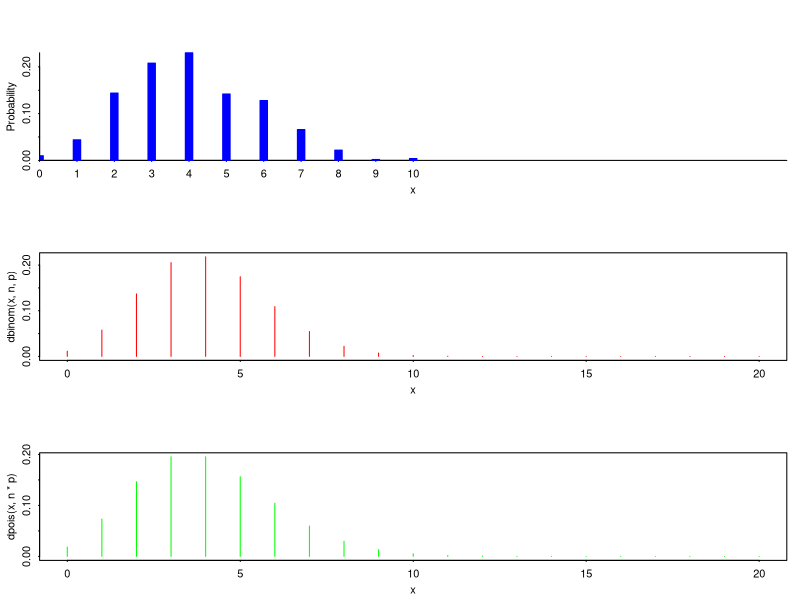
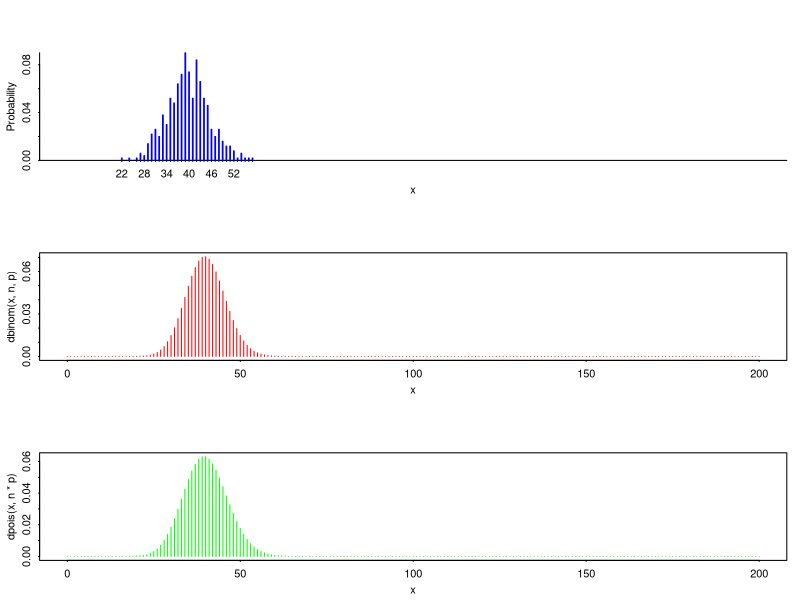
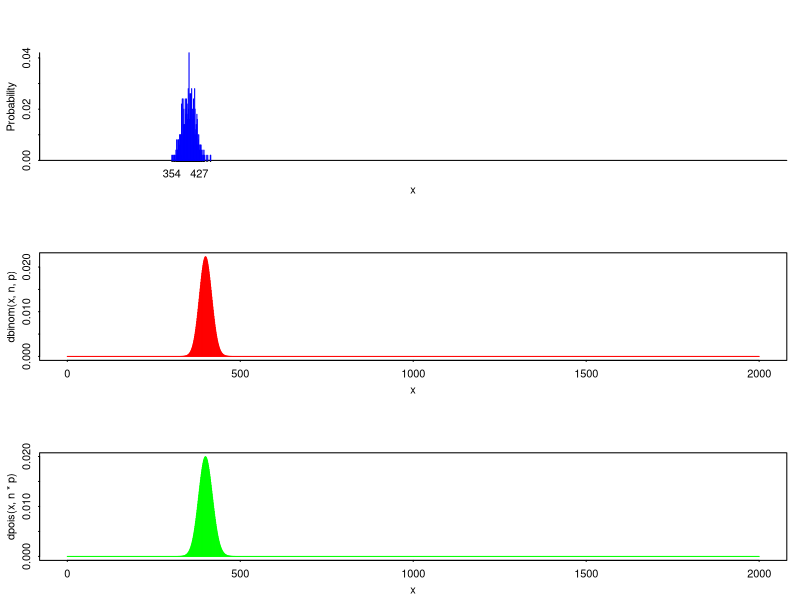
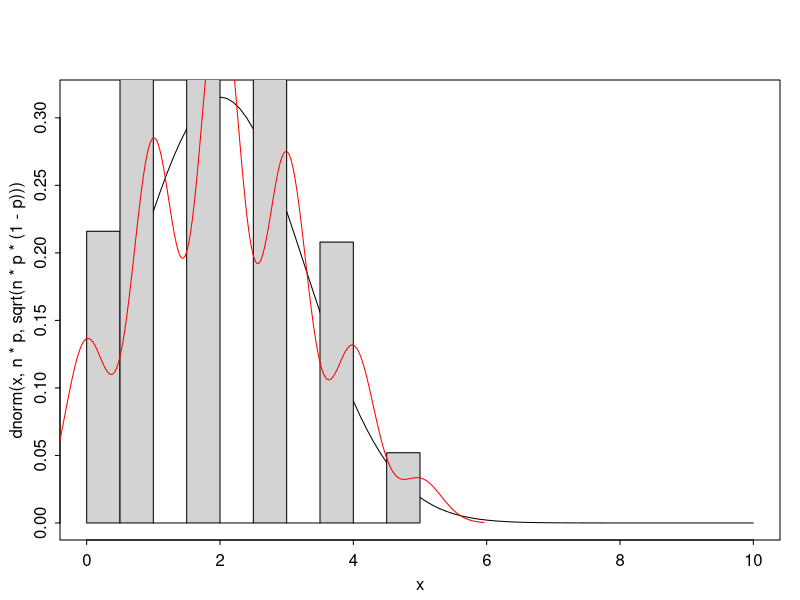
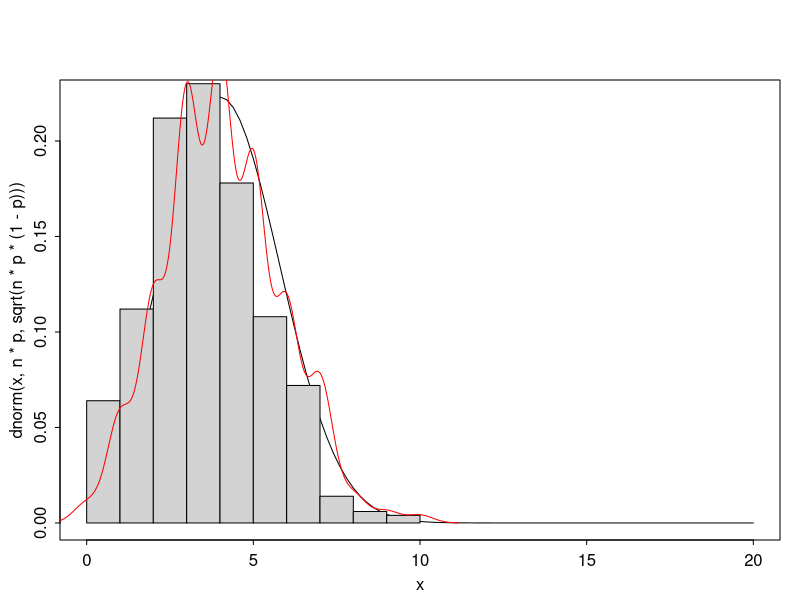
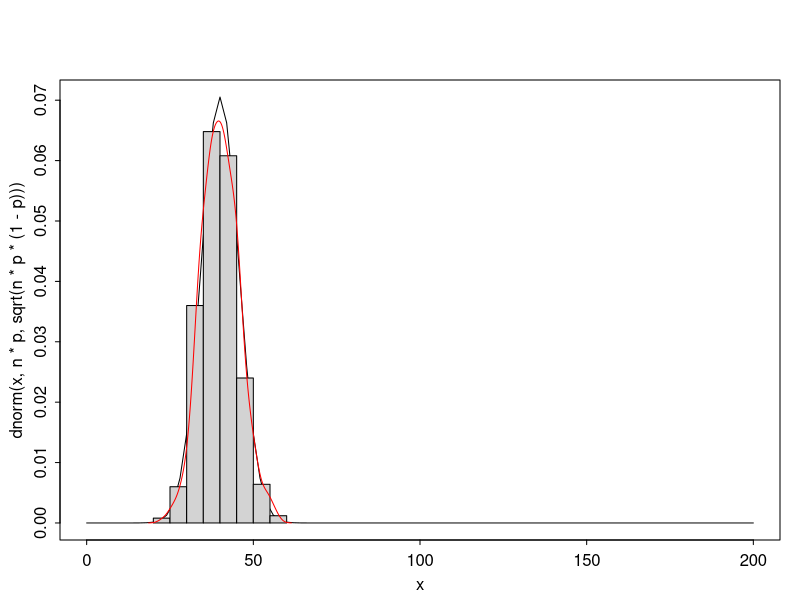
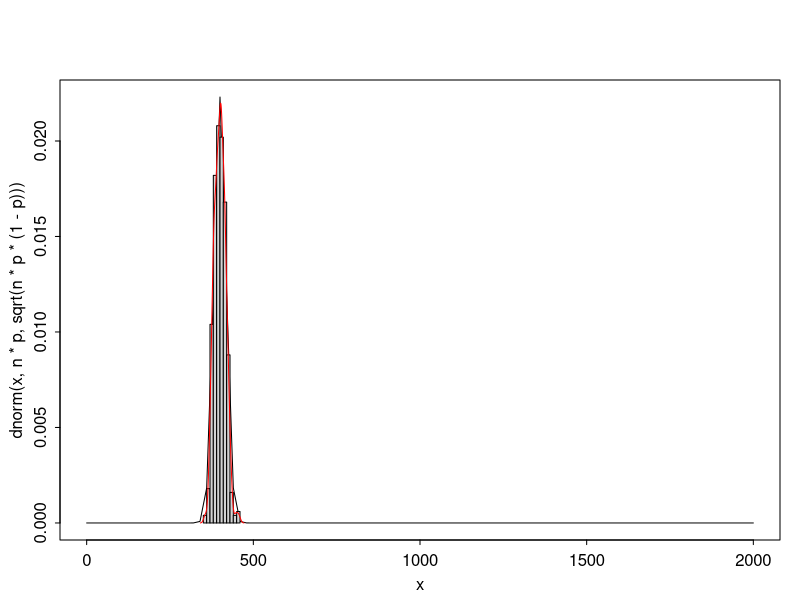
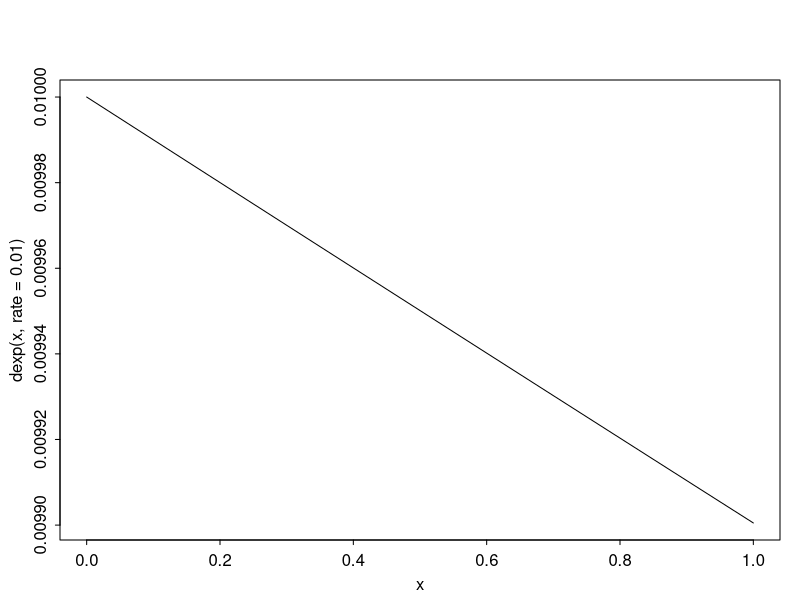

The R script that drew these images, in order: (Note: this script raises an error after producing the figures.)
## ---- chunk 1
set.seed(143)
library(arm)
n=10
p =0.1
k=3
pbinom(k,n,p)
## ---- chunk 2
EX = n*p
SDX = sqrt(n*p*(1-p))
pnorm(k, EX, SDX)
## ---- chunk 3
pnorm(k,EX,SDX) - pnorm(k, EX, SDX)
## ---- chunk 4
for( i in c(20,30,40,100)){
  pb = pbinom(k,i,p)
  pn = pnorm(k,i*p,sqrt(i*p*(1-p)))
  print(abs(pb-pn))
}
## ---- chunk 5
for( p2 in c(0.05,0.1,0.3,0.5)){
  pb = pbinom(k,n,p2)
  pn = pnorm(k,n*p2,sqrt(n*p2*(1-p2)))
  print(abs(pb-pn))
}
n = 100
print("######################")
for( p2 in c(0.05,0.1,0.3,0.5)){
  pb = pbinom(k,n,p2)
  pn = pnorm(k,n*p2,sqrt(n*p2*(1-p2)))
  print(abs(pb-pn))
}
## ---- chunk 6
p = 0.2
samples = 500
par(mfrow = (c(3,1)))
for( n in c(20,200,2000)){
  discrete.hist(rbinom(samples,n, p), xlim=c(0,n))
  x = 0:n
  plot(x,dbinom(x,n,p), type="h", col = "red", xlim=c(0,n))
  plot(x,dpois(x,n*p), type = "h",col = "green", xlim=c(0,n))
}
## ---- chunk 7
p = 0.2
samples = 500
par(mfrow = (c(1,1)))
for( n in c(10,20,200,2000)){
  nums = rbinom(samples,n, p)
  x = 0:n
  curve(dnorm(x, n*p, sqrt(n*p*(1-p))), type="l", col="black", xlim=c(0,n))
  hist(nums, xlim=c(0,n), add=TRUE, freq=FALSE)
  lines(density(nums), col="red")
}
## ---- chunk 8
curve(dexp(x, rate = 0.01))
#a P(X>=200)
1 - pexp(200, rate = 0.01)
#b P(X<=100)
pexp(100, rate=0.01)
#c P(x<=500)
pexp(500, rate - 0.01)
## ---- chunk 9
mi = 2.4
lambda = 1/mi
#a
1 - pexp(3,lambda)
#b
pexp(3,lambda)- pexp(2,lambda)

f = function(x){
  dexp(x, lambda)
}

fe = function(x){
  x* dexp(x, lambda)
}

integrate(f,2,3)
integrate(fe, -Inf, Inf)
## ---- chunk 10
#m =0.13
#sd =...
## ---- chunk 11
m = 120
sd = 15
pnorm(135, m, sd) - pnorm(100, m, sd)

m2 = 2
sd2 = 1/4
pnorm(2.25, m2,sd2) - pnorm(1+5/6, m2, sd2)
## ---- chunk 12
m=200
sd = 20
res = 1-pnorm(157, m, sd)
## ---- chunk 13
samples = rnorm(30)
mean = sum(samples)/30

means = c()
for( i in 1:10000){
  sample = rnorm(30)
  mean = sum(sample) / 30
  means = c(means,mean)
}
std = 1/sqrt(30)
hist(means, freq = FALSE, xlim = c(-5*std,5*std))
curve(dnorm(x, 0, std), add = TRUE,  xlim = c(-5*std,5*std))
## ---- chunk 14
lambda = 4
n = 1000
trials = 3500
means = c()
for( i in 1:trials){
  sample = rpois(n, lambda)
  mean = sum(sample) / n
  means = c(means,mean)
}
std =sqrt(lambda/n)
hist(means, freq = FALSE, xlim = c(lambda -3*std,lambda +3*std))
curve(dnorm(x, lambda, std), add = TRUE,  xlim = c(lambda -3*std,lambda +3*std))
lines(density(means),  col="red")
## ---- chunk 15
sample = 25
mean = 200
std = 10
#avg had approx normal dist 
#a
pnorm(202, mean, sd/sqrt(n)) - pnorm(9999999, mean, sd/sqrt(n))
#b Y  =E Xi
mean = mean*n
print(pnorm(5100, mean, sd*sqrt(n)))
